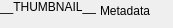
<?xml version="1.0" encoding="UTF-8"?>
<ui version="4.0">
 <class>panel_canvas_tooltip</class>
 <widget class="QWidget" name="panel_canvas_tooltip"><property name="surfaceRole" stdset="0"><string>panel</string></property>
  <property name="geometry">
   <rect>
    <x>0</x>
    <y>0</y>
    <width>173</width>
    <height>28</height>
   </rect>
  </property>
  <property name="sizePolicy">
   <sizepolicy hsizetype="Preferred" vsizetype="Preferred">
    <horstretch>0</horstretch>
    <verstretch>0</verstretch>
   </sizepolicy>
  </property>
  <property name="minimumSize">
   <size>
    <width>0</width>
    <height>0</height>
   </size>
  </property>
  <property name="maximumSize">
   <size>
    <width>16777215</width>
    <height>16777215</height>
   </size>
  </property>
  <property name="windowTitle">
   <string>Form</string>
  </property>
  <layout class="QHBoxLayout" name="layout_horizontal_layout">
   <property name="spacing">
    <number>0</number>
   </property>
   <property name="leftMargin">
    <number>0</number>
   </property>
   <property name="topMargin">
    <number>0</number>
   </property>
   <property name="rightMargin">
    <number>0</number>
   </property>
   <property name="bottomMargin">
    <number>0</number>
   </property>
   <item alignment="Qt::AlignmentFlag::AlignLeft|Qt::AlignmentFlag::AlignTop">
    <widget class="QLabel" name="label_tooltip_thumbnail">
     <property name="sizePolicy">
      <sizepolicy hsizetype="Fixed" vsizetype="Fixed">
       <horstretch>0</horstretch>
       <verstretch>0</verstretch>
      </sizepolicy>
     </property>
     <property name="text">
      <string>__THUMBNAIL__</string>
     </property>
    </widget>
   </item>
   <item alignment="Qt::AlignmentFlag::AlignLeft|Qt::AlignmentFlag::AlignTop">
    <widget class="QWidget" name="panel_tooltip_identifier" native="true"><property name="surfaceRole" stdset="0"><string>panel</string></property>
     <property name="sizePolicy">
      <sizepolicy hsizetype="Preferred" vsizetype="Fixed">
       <horstretch>0</horstretch>
       <verstretch>0</verstretch>
      </sizepolicy>
     </property>
     <layout class="QVBoxLayout" name="layout_vertical_layout_2">
      <property name="spacing">
       <number>0</number>
      </property>
      <property name="leftMargin">
       <number>4</number>
      </property>
      <property name="topMargin">
       <number>4</number>
      </property>
      <property name="rightMargin">
       <number>4</number>
      </property>
      <property name="bottomMargin">
       <number>4</number>
      </property>
      <item>
       <widget class="QLabel" name="label_tooltip_identifier">
        <property name="sizePolicy">
         <sizepolicy hsizetype="Preferred" vsizetype="Fixed">
          <horstretch>0</horstretch>
          <verstretch>0</verstretch>
         </sizepolicy>
        </property>
        <property name="text">
         <string>Metadata</string>
        </property>
        <property name="scaledContents">
         <bool>false</bool>
        </property>
        <property name="alignment">
         <set>Qt::AlignmentFlag::AlignLeading|Qt::AlignmentFlag::AlignLeft|Qt::AlignmentFlag::AlignTop</set>
        </property>
        <property name="wordWrap">
         <bool>false</bool>
        </property>
       </widget>
      </item>
     </layout>
    </widget>
   </item>
  </layout>
 </widget>
 <resources/>
 <connections/>
</ui>
